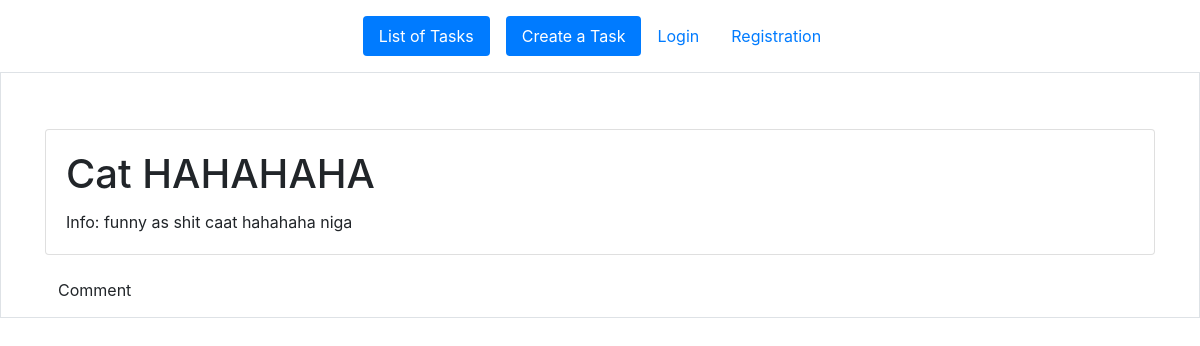
/ad/2, run on an earlier commit of the app's database.
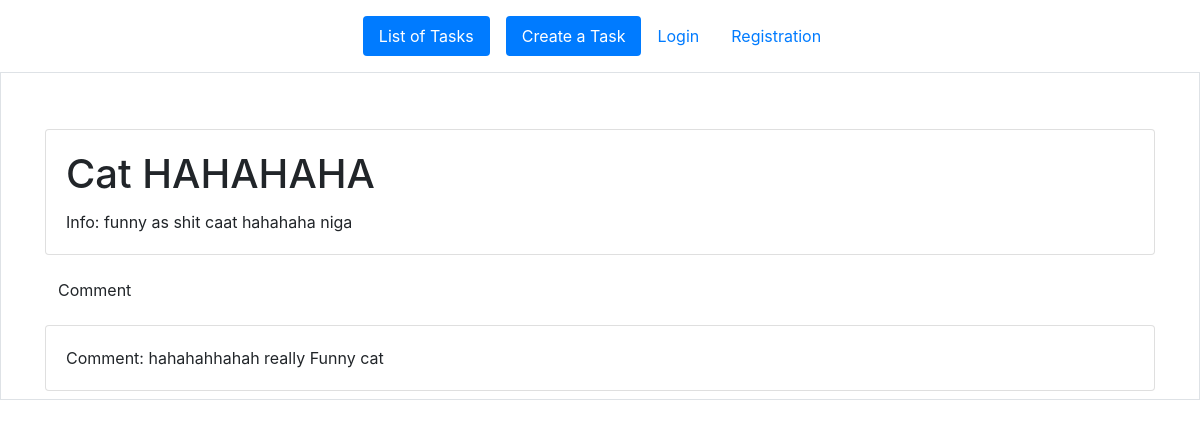
And on a later commit of the database.
### mylittlenigga/models.py (models this page shows)
class Comment(models.Model):
    text = models.TextField()
    ad = models.ForeignKey(Ad, on_delete=models.CASCADE)

### mylittlenigga/views.py (the view)
# urls.py: path('ad/<int:pk>', views.AdDetail.as_view(), name='ad_detail'),
class AdDetail(DetailView):
    model = Ad
    context_object_name = 'ad'

### mylittlenigga/templates/mylittlenigga/ad_detail.html (shortened to what this page needs)
{% extends 'layouts/navbar.html' %}
{% load bootstrap4 %}
{% block content %}
    <div class="container mt-5">
        <div class="card">
            <div class="card-body">
                <h1 class="card-title">{{ ad.title }}</h1>
                <p class="card-text">Info: {{ ad.info }}</p>
            </div>
        </div>
        <a href="{% url 'comment_create' pk=ad.pk %}" class="btn btn-submit mt-3"> Comment </a>
        {% for comment in ad.comment_set.all %}
            <div class="card mt-3">
                <div class="card-body">
                    <p class="card-text">Comment: {{ comment.text }}</p>
                </div>
            </div>
        {% endfor %}
    </div>
{% endblock %}

What changed in the data, as far as the page shows it:
added Comment: text "hahahahhahah really Funny cat"
